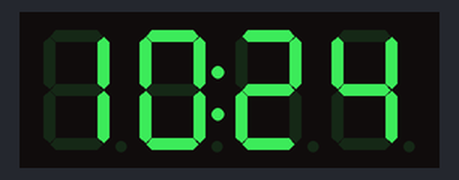
Simulated run of this sketch. Board: Arduino Uno, built with avr-gcc and run on an emulated ATmega328P. Parts: 4-digit seven-segment display. The local clock reads 2024-03-15 10:24:30 at power-on unless the sketch sets it.

Above: at 2.1 s.
At 92.1 s:
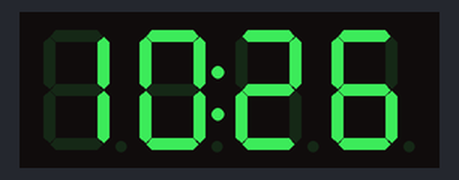

Measured:
- what the display in image 0 shows lasts 30.0 s, from 2.0 s to 32.0 s

The sketch:

zegarek_ds1302_tm1637.ino
```cpp
// include the SevenSegmentTM1637 library
#include "SevenSegmentTM1637.h"
#include "SevenSegmentExtended.h"
#include <DS1302.h>

/* initialize global TM1637 Display object
   The constructor takes two arguments, the number of the clock pin and the digital output pin:
  SevenSegmentTM1637(byte pinCLK, byte pinDIO);
*/
const byte PIN_CLK = 13;   // define CLK pin (any digital pin)
const byte PIN_DIO = 12;   // define DIO pin (any digital pin)
SevenSegmentExtended      display(PIN_CLK, PIN_DIO);


const int kCePin   = 2;  // Chip Enable
const int kIoPin   = 3;  // Input/Output
const int kSclkPin = 4;  // Serial Clock

// Create a DS1302 object.
DS1302 rtc(kCePin, kIoPin, kSclkPin);


// run setup code
void setup() {
// uncomment below lines and compile - then comment and compile again
 // rtc.writeProtect(false);
//  rtc.halt(false);

 // Time t(2018, 14, 2, 19, 28, 00, Time::kWednesday);

 // rtc.time(t);

  display.begin();            // initializes the display
  display.setBacklight(100);  // set the brightness to 100 %
  delay(1000);                // wait 1000 ms
};


// run loop (forever)
void loop() {
  Time t = rtc.time();

  display.printTime(t.hr, t.min, false);  // display time
  delay(10000);
};
```
